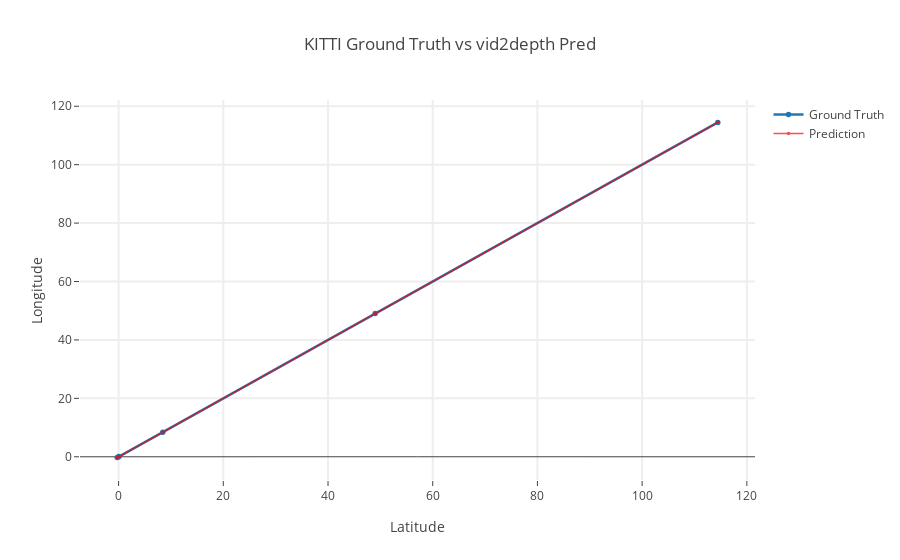

Notebook source saved alongside this figure:
### Code cell
import numpy as np
import os
#import cv, cv2
import argparse
import tensorflow as tf
from absl import logging
import csv
#from evaluation_utils import *

#parser = argparse.ArgumentParser(description='Evaluation on the KITTI dataset')
#parser.add_argument('--split',               type=str,   help='data split, kitti or eigen',         required=True)
#parser.add_argument('--prediction_path', type=str,   help='path to estimated disparities',      required=True)
#parser.add_argument('--gt_path',             type=str,   help='path to ground truth disparities',   required=True)
#parser.add_argument('--min_threshold',           type=float, help='minimum threshold for depth/pose evaluation',        default=1e-3)
#parser.add_argument('--max_threshold',           type=float, help='maximum threshold for depth/pose evaluation',        default=80)
#parser.add_argument('--eigen_crop',                      help='if set, crops according to Eigen NIPS14',   action='store_true')

#args = parser.parse_args()
gfile = tf.gfile
split = 'kitti'

if __name__ == '__main__':

    if split == 'kitti':
        NUM_SAMPLES = 447
        
        if os.path.exists(prediction_path) and os.path.exists(gt_path):
            with open(os.path.join(prediction_path, 'inference.txt')) as pred_file:
                                
                    pred_reader = csv.reader(pred_file, delimiter=' ')
                    row_count = 0 
                    gt_prev_pose = []
                    ate_all = []
                    gt_all = []
                    pred_all = []
                    
                    for pred_row, gt_file in zip(pred_reader, sorted(os.listdir(gt_path))):
                        with open(pred_row[0]) as pred_pose_file, open(os.path.join(gt_path, gt_file)) as gt_pose_file:

                            pred_pose_reader = csv.reader(pred_pose_file, delimiter=' ')
                            gt_pose_reader = csv.reader(gt_pose_file, delimiter=' ')                            
                            #    DEBUG: To print the no. of rows in the file
                            #    a = sum(1 for line in gt_pose_file)

                            for delta_pose, gt_pose in zip(pred_pose_reader, gt_pose_reader):
                                gt_curr_pose = np.array([float(value) for value in gt_pose[0:6]])
                                delta_pose = np.array([float(value) for value in delta_pose])
#                                gt_curr_pose = [float(value) for value in gt_pose[0:6]]
#                                delta_pose = [float(value) for value in delta_pose]

                                if row_count == 0:
                                    gt_prev_pose = gt_curr_pose
                                else:
#                                    pred_pose = gt_prev_pose + delta_pose
                                    pred_pose = np.add(gt_prev_pose, delta_pose)
                                    scale = np.sum(gt_curr_pose * pred_pose)/np.sum(pred_pose ** 2)
                                    alignment_error = pred_pose * scale - gt_curr_pose 
#                                    rmse = np.sqrt(np.sum(alignment_error ** 2)))/len()
                                    rmse = np.sqrt(np.sum(alignment_error ** 2))/ NUM_SAMPLES
                                    ate_all.append(rmse)
                                    gt_prev_pose = gt_curr_pose
                                    gt_all.append(gt_curr_pose)
                                    pred_all.append(pred_pose)
                                   
                   
#                                    print("ROW Count {}".format(row_count))
#                                    print("gt_curr_pose : {}".format(gt_curr_pose[0]))
#                                    print("pred_pose lat: {}".format(pred_pose[0]))

#
                            row_count += 1
                    scatter_plot(pred_all, gt_all)

                    ate_all = np.array(ate_all)
                    print("ATE mean: {}, std: {}".format(np.mean(ate_all), np.std(ate_all)))

### Figure 1 — Plotly figure (JSON) as saved in the notebook; plotly's stock layout.template omitted (floating-point values rounded to 4 significant figures)
{"data": [{"line": {"width": 2.5}, "marker": {"size": 5.5}, "mode": "lines+markers", "name": "Ground Truth", "type": "scatter", "uid": "15840b18-bc06-45eb-8ace-909f12e32e6e", "x": [49.01, 8.437, 114.5, 0.07314, -0.000124, -0.2696], "y": [49.01, 8.437, 114.5, 0.06977, 0.002527, -0.2697]}, {"line": {"width": 1.5}, "marker": {"color": "Red", "size": 3.5}, "mode": "lines+markers", "name": "Prediction", "opacity": 0.7, "type": "scatter", "uid": "5a2fdc74-41c2-4d96-abf6-3e82ef05a109", "x": [49.01, 8.436, 114.5, 0.07419, -0.006181, -0.271], "y": [49.01, 8.436, 114.5, 0.07509, -0.007871, -0.2709]}], "layout": {"hovermode": "closest", "showlegend": true, "title": {"text": "KITTI Ground Truth vs vid2depth Pred"}, "xaxis": {"gridwidth": 2, "ticklen": 5, "title": {"text": "Latitude"}, "zeroline": false}, "yaxis": {"gridwidth": 2, "ticklen": 5, "title": {"text": "Longitude"}, "zeroline": true}}}
